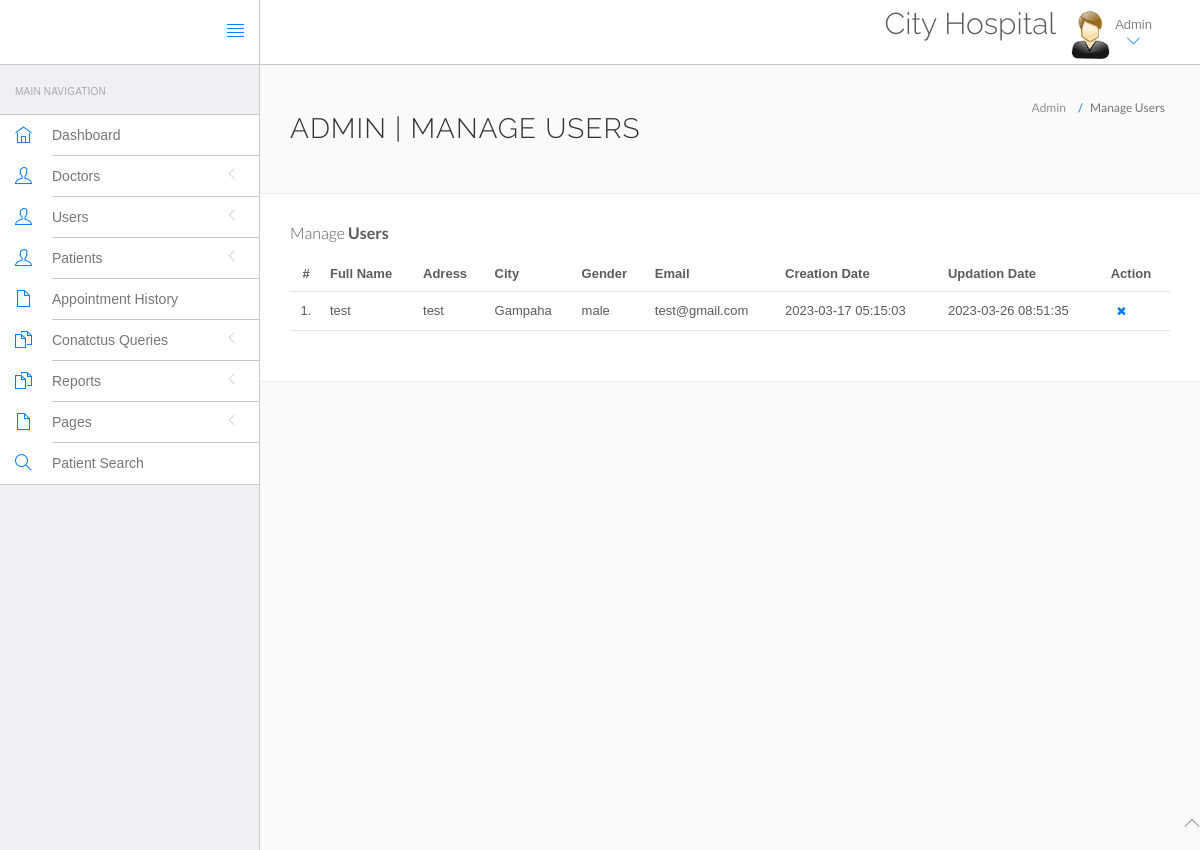
Page /System/website/admin/manage-users.php (signed in) on the committed database.
### tables this page shows
CREATE TABLE `users` (
  `id` int(11) NOT NULL,
  `fullName` varchar(255) DEFAULT NULL,
  `address` longtext DEFAULT NULL,
  `city` varchar(255) DEFAULT NULL,
  `gender` varchar(255) DEFAULT NULL,
  `email` varchar(255) DEFAULT NULL,
  `password` varchar(255) DEFAULT NULL,
  `regDate` timestamp NULL DEFAULT current_timestamp(),
  `updationDate` timestamp NULL DEFAULT NULL ON UPDATE current_timestamp()
);

### System/website/admin/manage-users.php (the view, shortened to what this page needs)
<?php
include('include/config.php');
if(strlen($_SESSION['id']==0)) {
 header('location:logout.php');
  } else{
?>
<!DOCTYPE html>
<html lang="en">
	<head>
		<link rel="stylesheet" href="vendor/bootstrap/css/bootstrap.min.css">
		<link rel="stylesheet" href="vendor/fontawesome/css/font-awesome.min.css">
		<link rel="stylesheet" href="vendor/themify-icons/themify-icons.min.css">
		<link href="vendor/animate.css/animate.min.css" rel="stylesheet" media="screen">
		<link href="vendor/perfect-scrollbar/perfect-scrollbar.min.css" rel="stylesheet" media="screen">
		<link href="vendor/switchery/switchery.min.css" rel="stylesheet" media="screen">
		<link href="vendor/bootstrap-touchspin/jquery.bootstrap-touchspin.min.css" rel="stylesheet" media="screen">
		<link href="vendor/select2/select2.min.css" rel="stylesheet" media="screen">
		<link href="vendor/bootstrap-datepicker/bootstrap-datepicker3.standalone.min.css" rel="stylesheet" media="screen">
		<link href="vendor/bootstrap-timepicker/bootstrap-timepicker.min.css" rel="stylesheet" media="screen">
		<link rel="stylesheet" href="assets/css/styles.css">
		<link rel="stylesheet" href="assets/css/plugins.css">
		<link rel="stylesheet" href="assets/css/themes/theme-1.css" id="skin_color" />
	</head>
	<body>
		<div id="app">
<?php include('include/sidebar.php');?>
			<div class="app-content">
						<?php include('include/header.php');?>
				<div class="main-content" >
					<div class="wrap-content container" id="container">
						<section id="page-title">
							<div class="row">
								<div class="col-sm-8">
									<h1 class="mainTitle">Admin | Manage Users</h1>
																	</div>
								<ol class="breadcrumb">
									<li>
										<span>Admin</span>
									</li>
									<li class="active">
										<span>Manage Users</span>
									</li>
								</ol>
							</div>
						</section>
						<div class="container-fluid container-fullw bg-white">
									<div class="row">
								<div class="col-md-12">
									<h5 class="over-title margin-bottom-15">Manage <span class="text-bold">Users</span></h5>
									<table class="table table-hover" id="sample-table-1">
										<thead>
											<tr>
												<th class="center">#</th>
												<th>Full Name</th>
												<th class="hidden-xs">Adress</th>
												<th>City</th>
												<th>Gender </th>
												<th>Email </th>
												<th>Creation Date </th>
												<th>Updation Date </th>
												<th>Action</th>
											</tr>
										</thead>
										<tbody>
<?php
$sql=mysqli_query($con,"select * from users");
$cnt=1;
while($row=mysqli_fetch_array($sql))
{
?>
											<tr>
												<td class="center"><?php echo $cnt;?>.</td>
												<td class="hidden-xs"><?php echo $row['fullName'];?></td>
												<td><?php echo $row['address'];?></td>
												<td><?php echo $row['city'];?>
												</td>
												<td><?php echo $row['gender'];?></td>
												<td><?php echo $row['email'];?></td>
												<td><?php echo $row['regDate'];?></td>
												<td><?php echo $row['updationDate'];?>
												</td>
												<td >
												<div class="visible-md visible-lg hidden-sm hidden-xs">
	<a href="manage-users.php?id=<?php echo $row['id']?>&del=delete" onClick="return confirm('Are you sure you want to delete?')"class="btn btn-transparent btn-xs tooltips" tooltip-placement="top" tooltip="Remove"><i class="fa fa-times fa fa-white"></i></a>
												</div>
												</td>
											</tr>
											<?php
$cnt=$cnt+1;
											 }?>
										</tbody>
									</table>
								</div>
							</div>
								</div>
							</div>
						</div>
					</div>
				</div>
	<?php include('include/footer.php');?>
	</body>
</html>
<?php } ?>

### System/website/admin/assets/css/themes/theme-1.css (style rules this page uses)
body { background: #FAFAFA; }

### rows in the picture
users: fullName "test", address "test", city "Gampaha", gender "male", email "test@gmail.com", regDate "2023-03-17 05:15:03", updationDate "2023-03-26 08:51:35"
